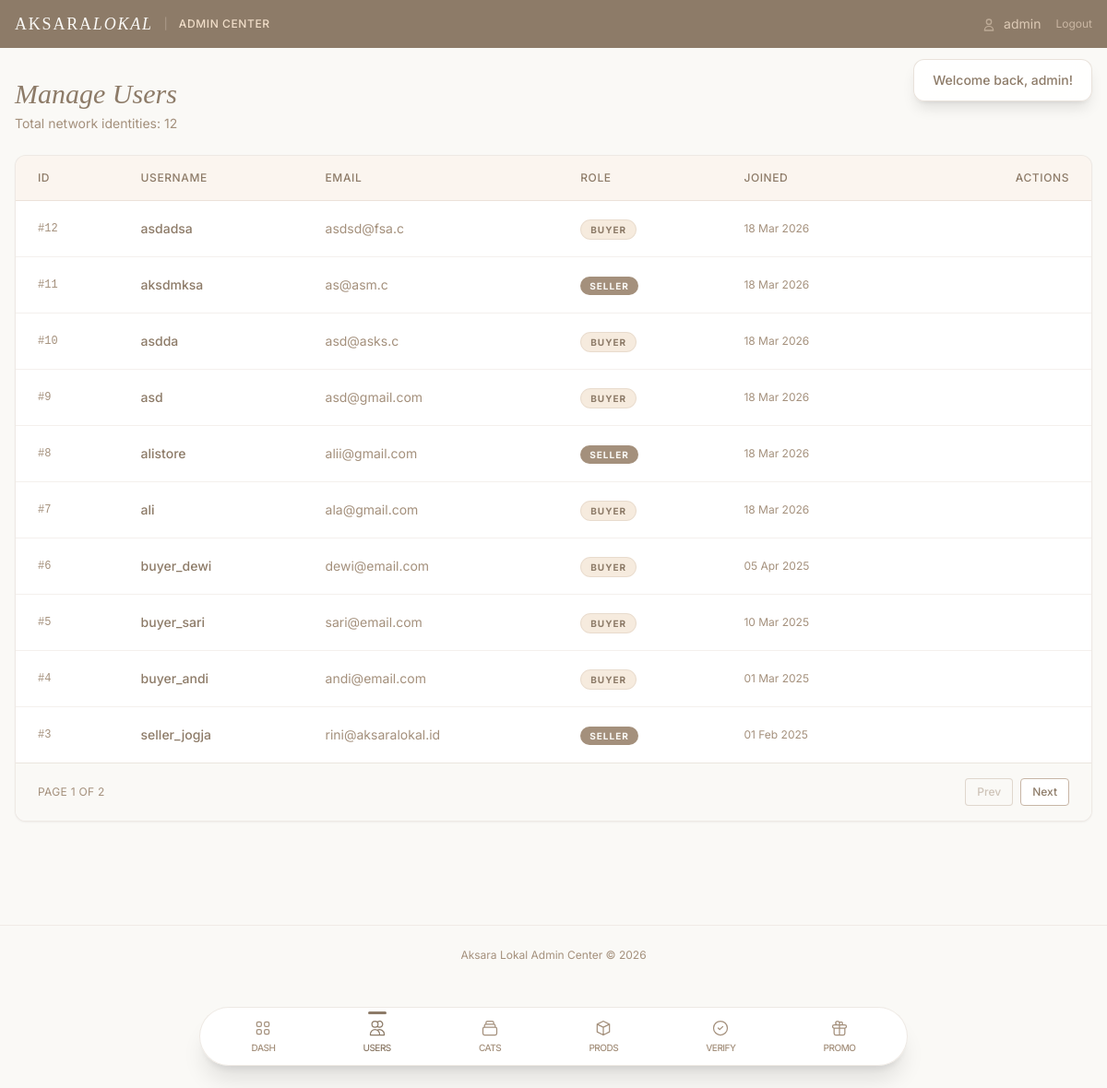
The page /public/admin_users.php (signed in) on the database its author committed.
### tables this page shows
CREATE TABLE `users` (
  `id` int(10) UNSIGNED NOT NULL,
  `username` varchar(50) NOT NULL,
  `password` varchar(255) NOT NULL,
  `email` varchar(100) NOT NULL,
  `role` enum('admin','seller','buyer') NOT NULL DEFAULT 'buyer',
  `address` text DEFAULT NULL,
  `phone` varchar(20) DEFAULT NULL,
  `created_at` datetime NOT NULL DEFAULT current_timestamp()
);

### public/admin_users.php (called while the page is built, shortened)
<?php
require_once __DIR__ . '/../config/app.php';
require_once BASE_PATH . '/classes/AdminModel.php';
$adminModel = new AdminModel();
$limit = 10;
$page = max(1, (int)($_GET['page'] ?? 1));
$offset = ($page - 1) * $limit;
$totalUsers = $adminModel->countEntity('users');
$totalPages = ceil($totalUsers / $limit);
$users = $adminModel->getUsersPaginated($limit, $offset);
require BASE_PATH . '/views/admin/layout/header.php';
require BASE_PATH . '/views/admin/users.php';
require BASE_PATH . '/views/admin/layout/footer.php';

### config/database.php (called while the page is built, shortened)
<?php
class Database
{
    private static ?Database $instance = null;
    private PDO $pdo;
    private string $host = 'localhost';
    private string $dbname = 'aksara_lokal';
    private string $username = 'root';
    private string $password = '';
    private string $charset = 'utf8mb4';
    private function __construct()
    {
        $dsn = "mysql:host={$this->host};dbname={$this->dbname};charset={$this->charset}";
        $options = [
            PDO::ATTR_ERRMODE            => PDO::ERRMODE_EXCEPTION,
            PDO::ATTR_DEFAULT_FETCH_MODE => PDO::FETCH_ASSOC,
            PDO::ATTR_EMULATE_PREPARES   => false,
        ];
        try {
            $this->pdo = new PDO($dsn, $this->username, $this->password, $options);
        } catch (PDOException $e) {
            die('Database connection failed: ' . $e->getMessage());
        }
    }
    public static function getInstance(): self
    {
        if (self::$instance === null) {
            self::$instance = new self();
        }
        return self::$instance;
    }
    public function getConnection(): PDO
    {
        return $this->pdo;
    }
}

### classes/AdminModel.php (called while the page is built, shortened)
<?php
require_once BASE_PATH . '/classes/BaseModel.php';
class AdminModel extends BaseModel
{
    public function countEntity(string $table): int
    {
        $allowedTables = ['users', 'products', 'orders', 'categories', 'vouchers'];
        $stmt = $this->db->query("SELECT COUNT(*) FROM {$table}");
        return (int) $stmt->fetchColumn();
    }
    public function getUsersPaginated(int $limit, int $offset): array
    {
        $stmt = $this->db->prepare("SELECT * FROM users ORDER BY created_at DESC LIMIT :limit OFFSET :offset");
        $stmt->bindValue(':limit', $limit, PDO::PARAM_INT);
        $stmt->bindValue(':offset', $offset, PDO::PARAM_INT);
        $stmt->execute();
        return $stmt->fetchAll();
    }
}

### classes/BaseModel.php (called while the page is built, shortened)
<?php
abstract class BaseModel
{
    public function __construct()
    {
        $this->db = Database::getInstance()->getConnection();
    }
}

### config/app.php (called while the page is built, shortened)
<?php
require_once BASE_PATH . '/config/database.php';
function e(string|null $string): string
{
    return htmlspecialchars($string ?? '', ENT_QUOTES, 'UTF-8');
}

### views/admin/users.php (the view, shortened to what this page needs)
<div class="mb-6 flex justify-between items-end">
    <div>
        <h1 class="font-serif text-3xl text-taupe-dark italic">Manage Users</h1>
        <p class="text-taupe-mid text-sm mt-1">Total network identities: <?= $totalUsers ?></p>
    </div>
</div>
<div class="bg-white rounded-xl border border-taupe-light/30 shadow-sm overflow-hidden mb-8">
    <div class="overflow-x-auto">
        <table class="w-full text-left border-collapse">
            <thead>
                <tr class="bg-taupe-cream/30 text-taupe-dark text-xs uppercase tracking-wider">
                    <th class="py-4 px-6 font-medium border-b border-taupe-light/30">ID</th>
                    <th class="py-4 px-6 font-medium border-b border-taupe-light/30">Username</th>
                    <th class="py-4 px-6 font-medium border-b border-taupe-light/30">Email</th>
                    <th class="py-4 px-6 font-medium border-b border-taupe-light/30">Role</th>
                    <th class="py-4 px-6 font-medium border-b border-taupe-light/30">Joined</th>
                    <th class="py-4 px-6 font-medium border-b border-taupe-light/30 text-right">Actions</th>
                </tr>
            </thead>
            <tbody class="text-sm divide-y divide-taupe-light/20">
                <?php foreach ($users as $u): ?>
                    <tr class="hover:bg-off-white transition-colors group">
                        <td class="py-4 px-6 text-taupe-mid font-mono text-xs">#<?= $u['id'] ?></td>
                        <td class="py-4 px-6 text-taupe-dark font-medium"><?= e($u['username']) ?></td>
                        <td class="py-4 px-6 text-taupe-mid"><?= e($u['email']) ?></td>
                        <td class="py-4 px-6">
                            <?php
                                $bgClass = $u['role'] === 'admin' ? 'bg-taupe-dark text-off-white' : ($u['role'] === 'seller' ? 'bg-taupe-mid text-off-white' : 'bg-taupe-cream/60 text-taupe-dark border border-taupe-light/30');
                            ?>
                            <span class="px-2.5 py-1 rounded-full text-[10px] font-bold uppercase tracking-widest <?= $bgClass ?>">
                                <?= e($u['role']) ?>
                            </span>
                        </td>
                        <td class="py-4 px-6 text-taupe-mid text-xs"><?= date('d M Y', strtotime($u['created_at'])) ?></td>
                        <td class="py-4 px-6 text-right">
                        </td>
                    </tr>
                <?php endforeach; ?>
            </tbody>
        </table>
    </div>
    <?php if ($totalPages > 1): ?>
    <div class="px-6 py-4 border-t border-taupe-light/30 bg-off-white flex justify-between items-center">
        <span class="text-xs text-taupe-mid uppercase tracking-wide">
            Page <?= $page ?> of <?= $totalPages ?>
        </span>
        <div class="flex items-center gap-2">
            <?php if ($page > 1): ?>
                <a href="?page=<?= $page - 1 ?>" class="px-3 py-1.5 text-xs font-medium bg-white border border-taupe-light rounded text-taupe-dark hover:bg-taupe-cream/30 transition-colors no-underline">Prev</a>
            <?php else: ?>
                <button disabled class="px-3 py-1.5 text-xs font-medium bg-off-white border border-taupe-light/50 rounded text-taupe-mid/50 cursor-not-allowed">Prev</button>
            <?php endif; ?>
            <?php if ($page < $totalPages): ?>
                <a href="?page=<?= $page + 1 ?>" class="px-3 py-1.5 text-xs font-medium bg-white border border-taupe-light rounded text-taupe-dark hover:bg-taupe-cream/30 transition-colors no-underline">Next</a>
            <?php else: ?>
                <button disabled class="px-3 py-1.5 text-xs font-medium bg-off-white border border-taupe-light/50 rounded text-taupe-mid/50 cursor-not-allowed">Next</button>
            <?php endif; ?>
        </div>
    </div>
    <?php endif; ?>
</div>

### views/admin/layout/header.php (style rules this page uses)
body { font-family: 'Inter', sans-serif; background-color: #FAF9F6; color: #4A3F35; }
h1, h2, h3 { font-family: 'Playfair Display', serif; }

### rows shown on the page
users: id "12", username "asdadsa", email "asdsd@fsa.c", role "BUYER", created_at "18 Mar 2026"
users: id "11", username "aksdmksa", email "as@asm.c", role "SELLER", created_at "18 Mar 2026"
users: id "10", username "asdda", email "asd@asks.c", role "BUYER", created_at "18 Mar 2026"
users: id "9", username "asd", email "asd@gmail.com", role "BUYER", created_at "18 Mar 2026"
users: id "8", username "alistore", email "alii@gmail.com", role "SELLER", created_at "18 Mar 2026"
users: id "7", username "ali", email "ala@gmail.com", role "BUYER", created_at "18 Mar 2026"
users: id "6", username "buyer_dewi", email "dewi@email.com", role "BUYER", created_at "05 Apr 2025"
users: id "5", username "buyer_sari", email "sari@email.com", role "BUYER", created_at "10 Mar 2025"
users: id "4", username "buyer_andi", email "andi@email.com", role "BUYER", created_at "01 Mar 2025"
users: id "3", username "seller_jogja", email "rini@aksaralokal.id", role "SELLER", created_at "01 Feb 2025"

### other values the page prints
$user['username'] "admin"
$flash['message'] "Welcome back, admin!"
$totalUsers "12"
$page "1"
$totalPages "2"
